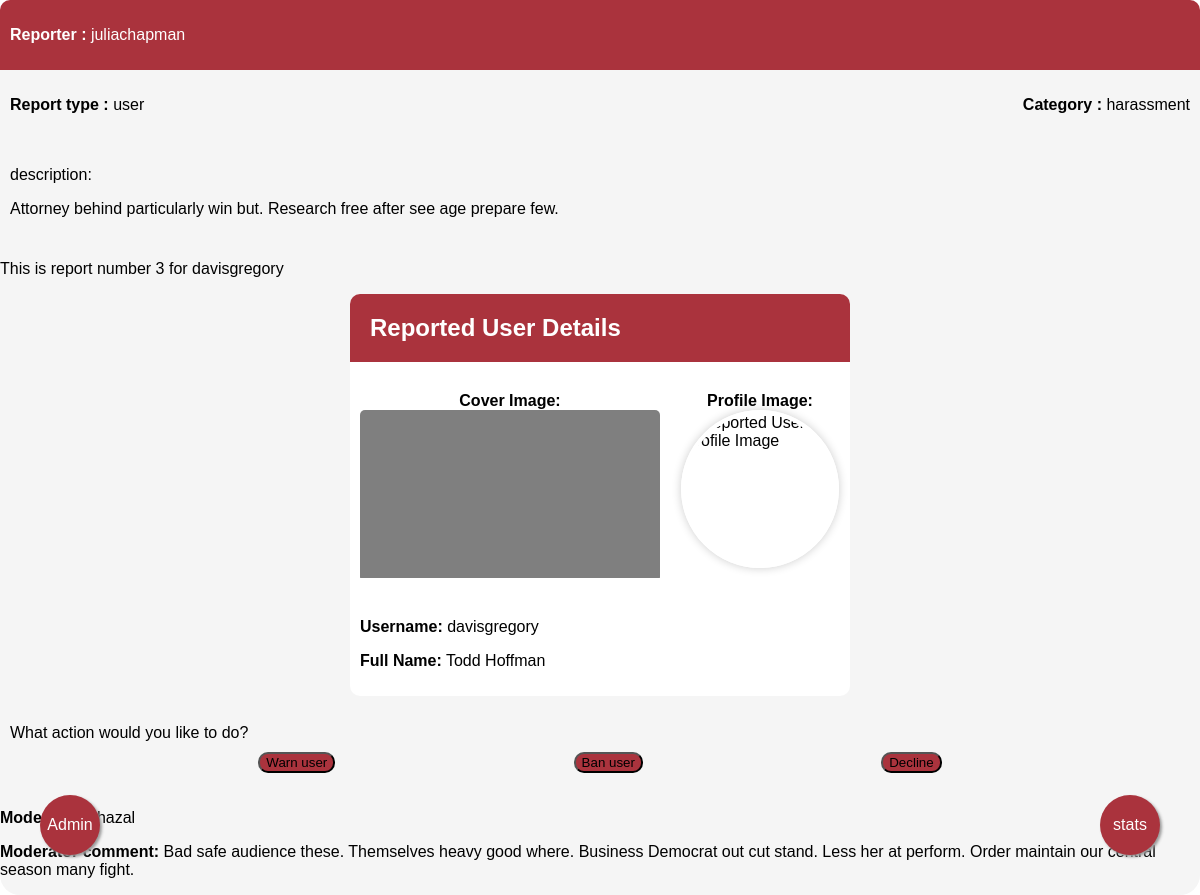
/report/4 (signed in), run on the app's committed database.
### report/models.py (models this page shows, shortened)
class Report(models.Model):
    reporter = models.ForeignKey(CustomUser, on_delete=models.CASCADE, related_name='reporter')
    type = models.CharField(max_length=25, choices=TYPE)
    category = models.CharField(max_length=25, choices=CATEGORY)
    reported_user = models.ForeignKey(CustomUser, on_delete=models.CASCADE, related_name='reported_user')
    description = models.TextField(null=True, blank=True)
    status = models.CharField(max_length=25, choices=STATUS, default='pending')
    reported_post = models.ForeignKey(Post, on_delete=models.SET_NULL, related_name='reported_post', null=True, blank=True)
    reported_chat = models.ForeignKey(Chat, on_delete=models.PROTECT, related_name='reported_chat', null=True, blank=True)
    moderator = models.ForeignKey(CustomUser, on_delete=models.CASCADE, related_name='moderator', null=True, blank=True)
    moderator_comment = models.TextField(null=True, blank=True)
    created_at = models.DateTimeField(auto_now_add=True)
    updated_at = models.DateTimeField(auto_now=True)

### accounts/models.py (models this page shows, shortened)
class CustomUser(AbstractUser):
    email = models.EmailField(blank=False, null=False, unique=True)
    profile_image = models.ImageField(default='profile_images/default.png', upload_to='profile_images/', blank=True, null=True)
    birth_date = models.DateField(blank=True, null=True)
    phone_number = PhoneNumberField(blank=True, null=True)
    gender = models.CharField(blank=True, null=True, max_length=1, choices=GENDER_CHOICES)
    role = models.CharField(max_length=25, choices=ROLE, default='regular-user')
    is_online = models.BooleanField(default=False)
    last_online = models.DateTimeField(blank=True, null=True)
    is_banned = models.BooleanField(default=False)

### main/models.py (models this page shows, shortened)
class Profile(models.Model):
    user = models.OneToOneField(settings.AUTH_USER_MODEL, on_delete=models.CASCADE, related_name='profile')
    cover_image = models.ImageField(default='cover_images/default.jpg', upload_to='cover_images/', blank=True, null=True)
    bio = models.TextField(blank=True, null=True)
    created_at = models.DateTimeField(auto_now_add=True)
    updated_at = models.DateTimeField(auto_now=True)

### report/views.py (the view)
# urls.py: path('<int:pk>', views.ReportDetail.as_view(), name='report-detail'),
class ReportDetail(LoginRequiredMixin, PermissionRequiredMixin, generic.DetailView):
    model = Report
    template_name = 'report/detail_base.html'
    permission_required = 'report.view_report'
    def get_context_data(self, **kwargs):
        context = super().get_context_data(**kwargs)
        report = context['object']
        context['report_form'] = ReportUpdateForm(instance=context['object'])
        context['warn_form'] = WarnForm()
        if report.reported_post:
            context['post'] = report.reported_post
        if report.reported_chat:
            chat = report.reported_chat
            messages = Message.objects.filter(chat=chat)[:10]
            context['chat'] = chat
            context['messages'] = messages
        reported_user = context['object'].reported_user
        report_count = Report.objects.filter(reported_user=reported_user).count()
        context['report_count'] = report_count
        return context

### report/templates/report/detail_base.html (shortened to what this page needs)
{% extends 'report_base.html' %}
{% block content %}
<div class="report-design" >
{% if report %}
  <div class="header">
    <p><b>Reporter : </b> {{ report.reporter.username }}</p>
  </div>
  <div class="subheader">
    <p><b>Report type : </b> {{report.type}}</p>
    <p><b>Category : </b> {{ report.category }}</p>
  </div>
  <div class="description">
    {% if report.description %}
    <p>description:</p>
    <p>{{ report.description }}</p>
    {% endif %}
  </div>
  <p>This is report number {{ report_count }} for {{report.reported_user.username}}</p>
<div class="report-container">
  {% if report.type == 'user' %}
    <div class="report-details">
      <div class="report-header">
          <h2 style="display: flex; background-color: #aa333d; padding: 20px; margin: 0%;
          border-top-left-radius: 10px;
          border-top-right-radius: 10px;
          color: white;
          ">Reported User Details</h2>
      </div>
      <div style="padding: 10px;" class="user-images">
        <div class="image-container">
            <b>Cover Image:</b>
            <div class="image-frame">
                <img src="{{ report.reported_user.profile.cover_image.url }}" alt="Reported User CoverImage">
            </div>
        </div>
        <div class="image-container">
            <b>Profile Image:</b>
            <div class="image-frame profile-image-frame">
                <img src="{{ report.reported_user.profile_image.url }}" alt="Reported User Profile Image">
            </div>
        </div>
      </div>
      <div class="user-info" style="padding: 10px;">
        <p><b>Username:</b> {{ report.reported_user.username }}</p>
        <p><b>Full Name:</b> {{ report.reported_user.first_name }} {{ report.reported_user.last_name }}</p>
      </div>
    </div>
  {% endif %}
  </div>
  <br />
  <div class="action">
    What action would you like to do?<br />
    <div class="action-div">
      <div>
        <button onclick="toggleForm()">Warn user</button>
      </div>
      {% if user.role == 'admin' %}
        <div>
          <form action="{% url 'report:ban' report.reported_user.id %}" method="get">
            <button type="submit">Ban user</button><br />
          </form>
        </div>
      {% endif %}
      <div>
        <form action="{% url 'report:decline' report.id %}" method="get">
          <button type="submit">Decline</button><br />
        </form>
      </div>
    </div>
</div>
{% if user.role == 'admin' %}
  <div>
    <p><b>Moderator:</b> {{report.moderator.username}}</p>
    <p><b>Moderator comment:</b> {{report.moderator_comment}}</p>
  </div>
{% endif %}
{% else %}
  <p>Not Found! 404.</p>
{% endif %}
{% endblock %}

### report/templates/report/detail_base.html (style rules this page uses)
body { font-family: Arial, sans-serif; margin: 0; padding: 0; display: flex; justify-content: center; align-items: center; }
.report-design { flex-direction: column; display: flex; justify-self: center; align-self: center; border-radius: 20px; background-color: whitesmoke; height:100%; }
.header { display: flex; justify-content: left; background-color: #aa333d; border-top-left-radius: 10px; border-top-right-radius: 10px; padding: 10px; color: white; }
.subheader { display: flex; justify-content: space-between; padding: 10px; }
.description { padding: 10px; }
.action { padding: 10px; display: flex; flex-direction: column; }
.action-div { padding: 10px; display: flex; justify-content: space-evenly; }
button { border-radius: 10px; background-color: #aa333d; }
.report-container { background-color: white; display: flex; align-self: center; flex-direction: column; width: 500px; border-radius: 10px; }
.user-images { display: flex; gap: 20px; margin-top: 20px; }
.image-container { flex: 1; display: flex; flex-direction: column; align-items: center; }
.image-frame { width: 100%; max-width: 600px; border-radius: 5px; overflow: hidden; }
.profile-image-frame { width: 150px; height: 150px; border-radius: 50%; overflow: hidden; border: 4px solid #fff; box-shadow: 0 0 10px rgba(0, 0, 0, 0.2); }

### data on the page
Report: reporter.username "juliachapman", type "user", category "harassment", description "Attorney behind particularly win but. Research free after see age prepare few.", reported_user.username "davisgregory", reported_user.profile.cover_image (placeholder picture), reported_user.first_name "Todd", reported_user.last_name "Hoffman", moderator.username "ghazal", moderator_comment "Bad safe audience these. Themselves heavy good where. Business Democrat out cut stand. Less her at perform. Order maintain our central season many fight."

### other printed values
{{ report_count }} "3"
